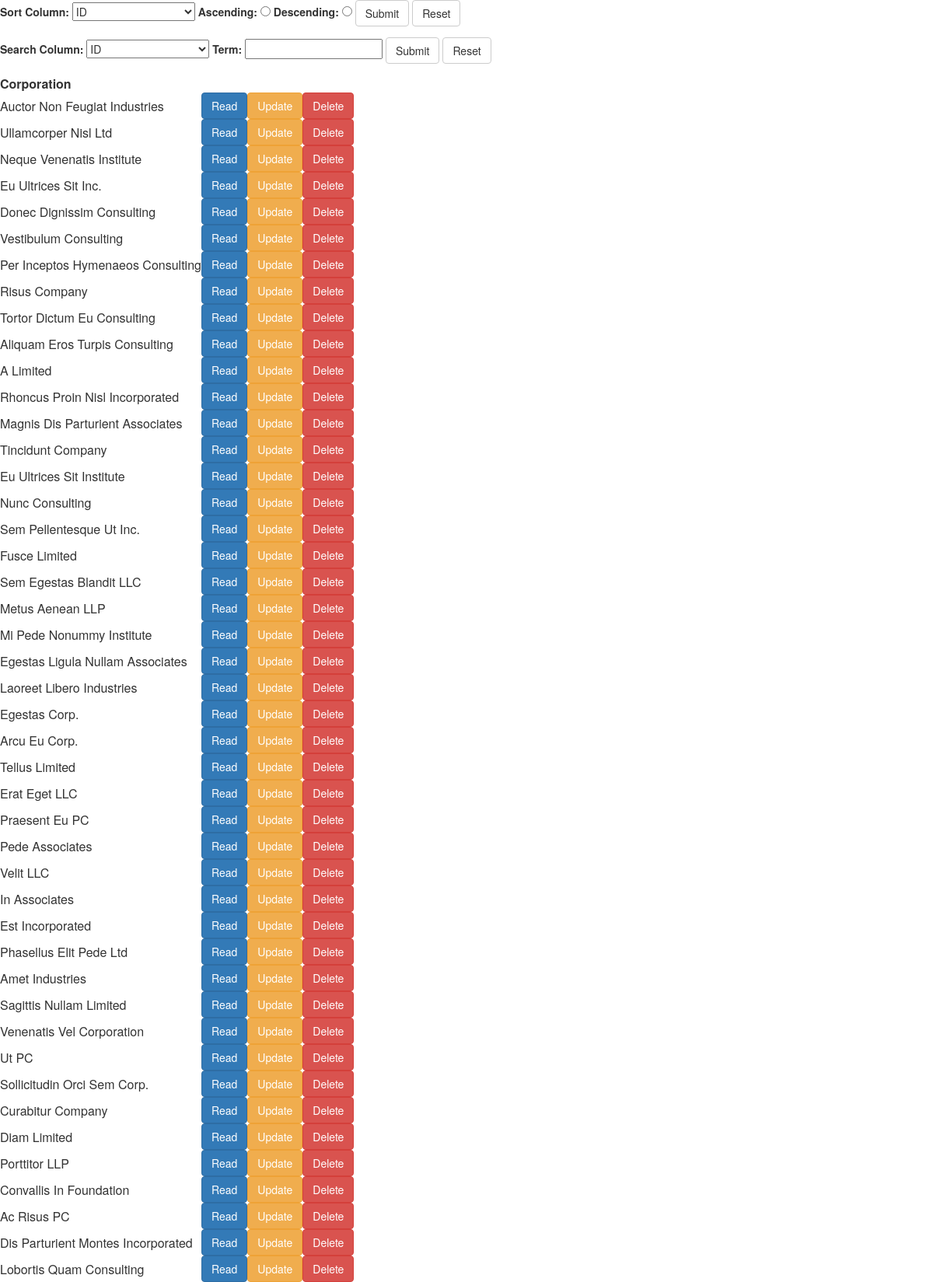
The page / (upper part) on the database its author committed.
### tables this page shows
CREATE TABLE `corps` (
  `id` mediumint(8) UNSIGNED NOT NULL,
  `corp` varchar(255) DEFAULT NULL,
  `incorp_dt` varchar(255) DEFAULT NULL,
  `email` varchar(255) DEFAULT NULL,
  `zipcode` varchar(10) DEFAULT NULL,
  `owner` varchar(255) DEFAULT NULL,
  `phone` varchar(100) DEFAULT NULL
);

### corpFunctions.php (called while the page is built, shortened)
<?php
function returnRows(){
	global $db;
	$statement =  $db->prepare("SELECT * FROM corps");
	$statement->execute();
	$results = 	$statement->fetchAll(PDO::FETCH_ASSOC);
	return $results;
}
?>

### corpEcho.php (the view, shortened to what this page needs)
<form action='index.php' method='get' value='Sort'>
<label for='col'>Sort Column: </label>
	<select name='col' id='col'>
		<option value='id'>ID</option>
	</select>
<label for='asc'>Ascending: </label>
<input type='radio' name='dir' value='ASC' id='asc' />
<label for='desc'>Descending: </label>
<input type='radio' name='dir' value='DESC' id='desc' />
<input class="btn btn-default" type='submit' />
<input class="btn btn-default" type='submit' name='action' value='Reset' />
</form>
<section><form action='index.php' method='get' value='Search'>
<label for='col'>Search Column: </label>
	<select name='col' id='col'>
		<option value='id'>ID</option>
	</select>
<label for='term'>Term: </label>
<input type='text' name='term' id = 'term' />
<input class="btn btn-default" type='submit' />
<input class="btn btn-default" type='submit' name='action' value='Reset' />
</form></section>
<?php
$table = "<table>\n";
$table .= "<tbody>";
$table .= "<tr>" . "<td>" . "<b>" ."Corporation" . "</td>";
$table .= "</tr>";
foreach($corp as $value)
{
    $table .= "\t<tr>";
    $table .= "<td>" . $value['corp'] . "</td>";
    $table .= "<td>" . "<a class='btn btn-primary' href='read.php?id=" . $value['id'] . "'>" . "Read" . "</a>" . "</td>";
	$table .= "<td>" . "<a class='btn btn-warning' href='update.php?id=" . $value['id'] . "'>" . "Update" . "</a>" . "</td>";
    $table .= "<td>" . "<a class='btn btn-danger' href='delete.php?id=" . $value['id'] . "'>" . "Delete" . "</a>" . "</td>";
    $table .= "\t</tr>\n";
    }
$table .= "</tbody>";
$table .= "</table>";
echo $table;
?>

### index.php (shortened to what this page needs)
<?php
require_once("dbconn.php");
require_once("corpFunctions.php");
$action = filter_input(INPUT_GET, 'action', FILTER_SANITIZE_STRING) ??
	filter_input(INPUT_POST, 'action', FILTER_SANITIZE_STRING) ?? NULL;
switch($action){
	default:
		$corp = returnRows();
		include_once("corpEcho.php");
}
?>
<html lang="en">
<head>
     <link rel = "stylesheet"
   type = "text/css"
   href = "css/bootstrap.min.css" />
</head>
<body>
</body>
</html>

### rows shown on the page
corps: corp "Auctor Non Feugiat Industries"
corps: corp "Ullamcorper Nisl Ltd"
corps: corp "Neque Venenatis Institute"
corps: corp "Eu Ultrices Sit Inc."
corps: corp "Donec Dignissim Consulting"
corps: corp "Vestibulum Consulting"
corps: corp "Per Inceptos Hymenaeos Consulting"
corps: corp "Risus Company"
corps: corp "Tortor Dictum Eu Consulting"
corps: corp "Aliquam Eros Turpis Consulting"
corps: corp "A Limited"
corps: corp "Rhoncus Proin Nisl Incorporated"
corps: corp "Magnis Dis Parturient Associates"
corps: corp "Tincidunt Company"
corps: corp "Eu Ultrices Sit Institute"
corps: corp "Nunc Consulting"
corps: corp "Sem Pellentesque Ut Inc."
corps: corp "Fusce Limited"
corps: corp "Sem Egestas Blandit LLC"
corps: corp "Metus Aenean LLP"
corps: corp "Mi Pede Nonummy Institute"
corps: corp "Egestas Ligula Nullam Associates"
corps: corp "Laoreet Libero Industries"
corps: corp "Egestas Corp."
corps: corp "Arcu Eu Corp."
corps: corp "Tellus Limited"
corps: corp "Erat Eget LLC"
corps: corp "Praesent Eu PC"
corps: corp "Pede Associates"
corps: corp "Velit LLC"
corps: corp "In Associates"
corps: corp "Est Incorporated"
corps: corp "Phasellus Elit Pede Ltd"
corps: corp "Amet Industries"
corps: corp "Sagittis Nullam Limited"
corps: corp "Venenatis Vel Corporation"
corps: corp "Ut PC"
corps: corp "Sollicitudin Orci Sem Corp."
corps: corp "Curabitur Company"
corps: corp "Diam Limited"
corps: corp "Porttitor LLP"
corps: corp "Convallis In Foundation"
corps: corp "Ac Risus PC"
corps: corp "Dis Parturient Montes Incorporated"
corps: corp "Lobortis Quam Consulting"
